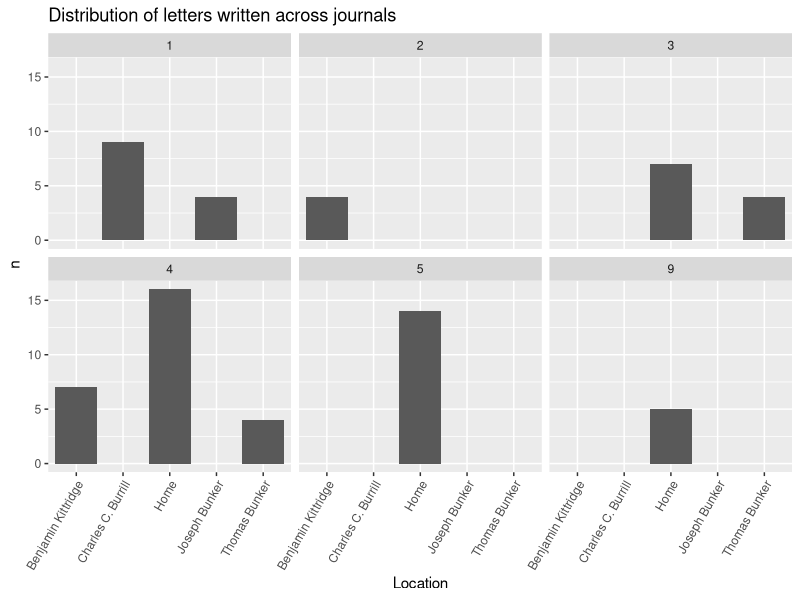
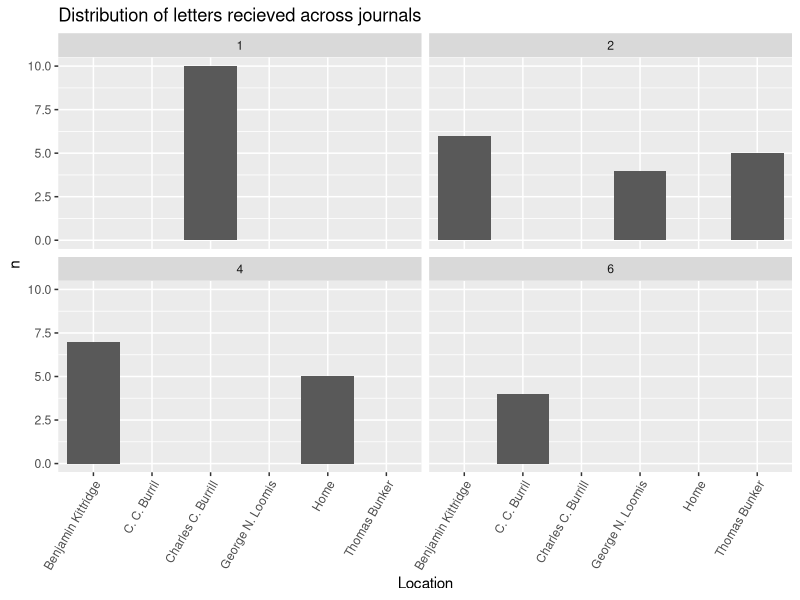
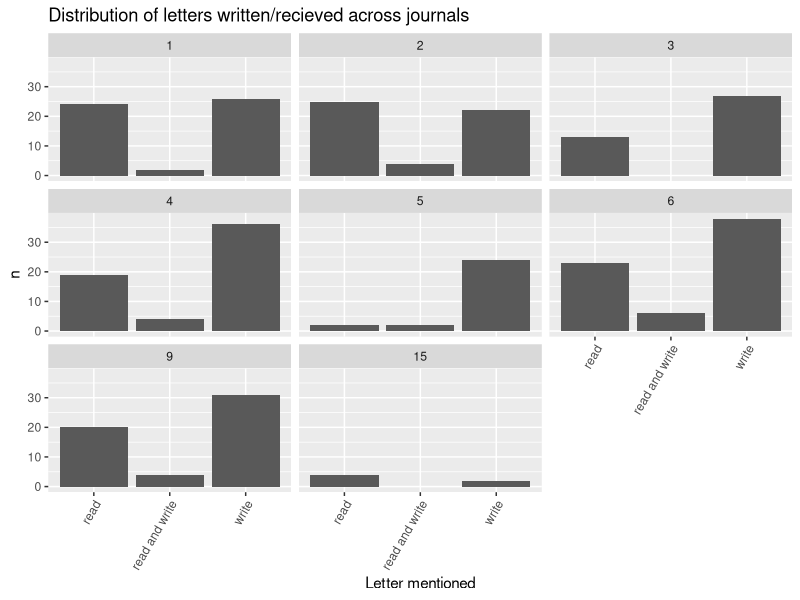
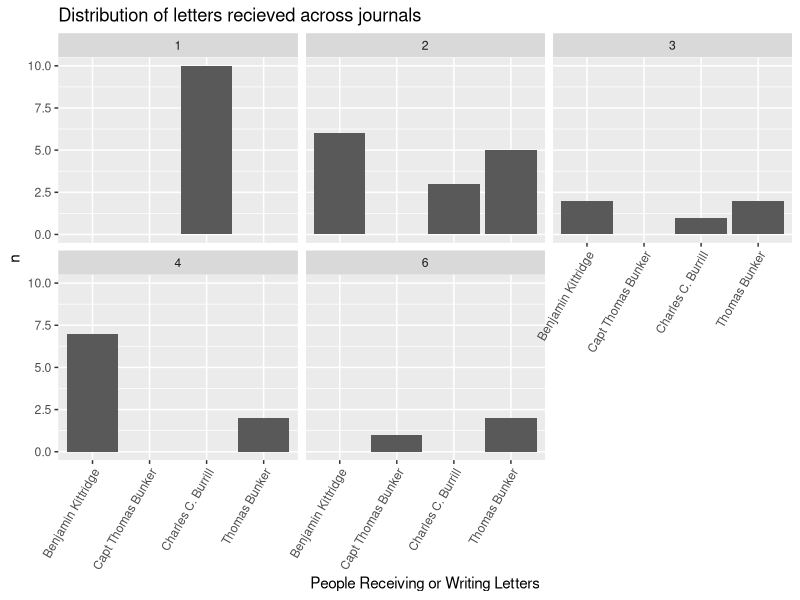
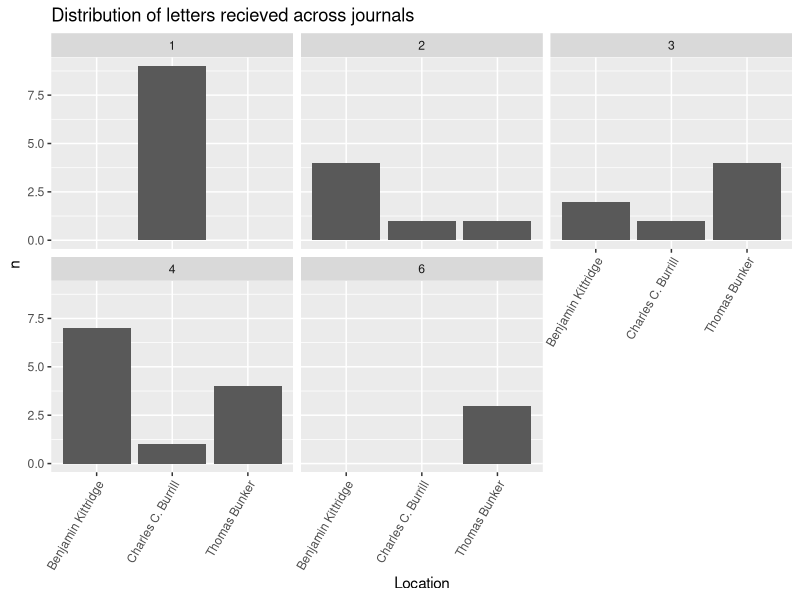

Recreate these plots in R, in order.
## ---- chunk 1
#install.packages(c("tidyverse", 
 #                  "tidytext",
  #                 "stopwords",
   #                "widyr",
    #               "tidygraph",
     #              "tidylo",
      #             "ggraph",
       #            "wordcloud",
        #           "dplyr"))
## ---- chunk 2
library(dplyr)
library(tidyverse)
library("magrittr") 
library(tidyverse)
library(tidytext)
## ---- chunk 3
library(readr)
journal_71_72 <- read_csv("Data_Sets/journal_1871_1872 - Sheet1 (1).csv")
journal_73 <- read_csv("Data_Sets/journal_1873 - Sheet1.csv")
journal_74 <- read_csv("Data_Sets/journal_1874 - Sheet1.csv")
journal_75 <- read_csv("Data_Sets/journal_1875 - Sheet1.csv")
journal_76 <- read_csv("Data_Sets/journal_1876 - Sheet1.csv")
journal_77 <- read_csv("Data_Sets/journal_1877 - Sheet1.csv")
journal_80 <- read_csv("Data_Sets/journal_1880 - Sheet1.csv")
journal_83 <- read_csv("Data_Sets/journal_1883 - Sheet1.csv")
journal_84 <- read_csv("Data_Sets/journal_1884 - Sheet1.csv")
journal_86 <- read_csv("Data_Sets/journal_1886 - Sheet1.csv")

## ---- chunk 4
journal_71_72$journal <- 1
journal_73$journal <- 2
journal_74$journal <- 3
journal_75$journal <- 4
journal_76$journal <- 5
journal_77$journal <- 6

journal_80$journal <- 9

journal_83$journal <- 12
journal_84$journal <- 13

journal_86$journal <- 15
## ---- chunk 5
journal_71_72 <- journal_71_72 %>%
  rename(transcription_accuracy = transcription) %>%
  mutate(image_path = as.character(image_path)) %>%
  mutate(image_description = as.character(image_description))

journal_75 <- journal_75 %>%
  mutate(quantity = as.character(quantity)) %>%
  mutate(latitude = as.logical(latitude)) %>%
  mutate(latitude_origin = as.logical(latitude_origin)) %>%
  mutate(longitude = as.logical(longitude)) %>%
  mutate(longitude_origin = as.logical(longitude_origin))

journal_76 <- journal_76 %>%
  mutate(quantity = as.character(quantity)) %>%
  mutate(latitude = as.logical(latitude)) %>%
  mutate(latitude_origin = as.logical(latitude_origin)) %>%
  mutate(longitude = as.logical(longitude)) %>%
  mutate(longitude_origin = as.logical(longitude_origin)) %>%
  mutate(image_path = as.character(image_path)) %>%
  mutate(image_description = as.character(image_description)) %>%
  mutate(noteworthy = as.logical(noteworthy))

journal_77 <- journal_77 %>%
  mutate(quantity = as.character(quantity)) %>%
  mutate(image_path = as.character(image_path)) %>%
  mutate(image_description = as.character(image_description)) %>%
  mutate(noteworthy = as.logical(noteworthy)) %>%
  mutate(temperature_am = as.logical(temperature_am))

journal_80 <- journal_80 %>%
  mutate(image_path = as.character(image_path)) %>%
  mutate(image_description = as.character(image_description)) %>%
  mutate(noteworthy = as.logical(noteworthy)) %>%
  mutate(temperature_am = as.logical(temperature_am)) %>%
  mutate(temperature_pm = as.logical(temperature_pm)) %>%
  mutate(temperature_night = as.logical(temperature_night))
  
journal_86 <- journal_86 %>%
  mutate(image_path = as.character(image_path)) %>%
  mutate(image_description = as.character(image_description)) %>%
  mutate(noteworthy = as.logical(noteworthy)) %>%
  mutate(temperature_am = as.logical(temperature_am)) %>%
  mutate(temperature_pm = as.logical(temperature_pm)) %>%
  mutate(temperature_night = as.logical(temperature_night)) %>%
  mutate(latitude = as.logical(latitude)) %>%
  mutate(recorder = as.character(recorder)) %>%
  mutate(notes = as.character(notes)) %>%
  select(- ...37)

journal_83 <- journal_83 %>%
  mutate(image_path = as.character(image_path)) %>%
  mutate(image_description = as.character(image_description)) %>%
  mutate(noteworthy = as.logical(noteworthy)) %>%
  mutate(temperature_am = as.logical(temperature_am)) %>%
  mutate(latitude = as.logical(latitude)) %>%
  mutate(latitude_origin = as.logical(latitude_origin)) %>%
  mutate(longitude_origin = as.logical(longitude_origin)) %>%
  mutate(letter_from = as.character(letter_from))
  
journal_84 <- journal_84 %>%
  mutate(image_path = as.character(image_path)) %>%
  mutate(image_description = as.character(image_description)) %>%
  mutate(noteworthy = as.logical(noteworthy)) %>%
  mutate(temperature_am = as.logical(temperature_am)) %>%
  mutate(latitude = as.logical(latitude)) %>%
  mutate(latitude_origin = as.logical(latitude_origin)) %>%
  mutate(letter_to = as.character(letter_to))%>%
  mutate(notes = as.character(notes))
## ---- chunk 6
journals <- dplyr::bind_rows(journal_71_72, journal_73, journal_74, journal_75, journal_76, journal_77, journal_80, journal_86)
## ---- chunk 7
letters <- journals %>%
  filter(letter != "no letter")
## ---- chunk 8
read_letters <- letters %>%
  filter(letter_from != "NA")
  
## ---- chunk 9
write_letters <- letters %>%
  filter(letter_to != "NA")
## ---- chunk 10
read_letters <- read_letters %>%
  separate(letter_from, c("person_1", "person_2", "person_3", "person_4"), sep = ",")
## ---- chunk 11
per_1 <- read_letters %>%
  select(person_1, journal, journal_entry, date_mdy, month, transcription_accuracy, location, location_accuracy, local_place, local_place_accuracy, latitude,latitude_origin, longitude, longitude_origin, quantity, unit, item, letter, wind_direction_am, wind_direction_pm, wind_direction_night, weather_condition_am, weather_condition_pm, weather_condition_night, temperature_am, temperature_pm, temperature_night, image_path, image_description, recorder, notes, noteworthy, second_check) %>%
  rename(from = person_1)
per_2 <- read_letters %>%
  select(person_2, journal, journal_entry, date_mdy, month, transcription_accuracy, location, location_accuracy, local_place, local_place_accuracy, latitude,latitude_origin, longitude, longitude_origin, quantity, unit, item, letter, wind_direction_am, wind_direction_pm, wind_direction_night, weather_condition_am, weather_condition_pm, weather_condition_night, temperature_am, temperature_pm, temperature_night, image_path, image_description, recorder, notes, noteworthy, second_check) %>%
  rename(from = person_2)
per_3 <- read_letters %>%
  select(person_3, journal, journal_entry, date_mdy, month, transcription_accuracy, location, location_accuracy, local_place, local_place_accuracy, latitude,latitude_origin, longitude, longitude_origin, quantity, unit, item, letter, wind_direction_am, wind_direction_pm, wind_direction_night, weather_condition_am, weather_condition_pm, weather_condition_night, temperature_am, temperature_pm, temperature_night, image_path, image_description, recorder, notes, noteworthy, second_check) %>%
  rename(from = person_3)
per_4 <- read_letters %>%
  select(person_4, journal, journal_entry, date_mdy, month, transcription_accuracy, location, location_accuracy, local_place, local_place_accuracy, latitude,latitude_origin, longitude, longitude_origin, quantity, unit, item, letter, wind_direction_am, wind_direction_pm, wind_direction_night, weather_condition_am, weather_condition_pm, weather_condition_night, temperature_am, temperature_pm, temperature_night, image_path, image_description, recorder, notes, noteworthy, second_check) %>%
  rename(from = person_4)

read_letters <- dplyr::bind_rows(per_1, per_2, per_3, per_4)
## ---- chunk 12
read_letters <- read_letters %>%
  mutate(from = str_to_title(from)) %>%
  mutate(from = trimws(from, "both")) %>%
  filter(from != "NA")
## ---- chunk 13
(read_count <- read_letters %>%
   filter(from!= "NA") %>%
    count(from, sort = TRUE))
## ---- chunk 14
write_letters <- write_letters %>%
  separate(letter_to, c("person_1", "person_2", "person_3", "person_4"), sep = ",")
## ---- chunk 15
per_1 <- write_letters %>%
  select(person_1, journal, journal_entry, date_mdy, month, transcription_accuracy, location, location_accuracy, local_place, local_place_accuracy, latitude,latitude_origin, longitude, longitude_origin, quantity, unit, item, letter, wind_direction_am, wind_direction_pm, wind_direction_night, weather_condition_am, weather_condition_pm, weather_condition_night, temperature_am, temperature_pm, temperature_night, image_path, image_description, recorder, notes, noteworthy, second_check) %>%
  rename(to = person_1)
per_2 <- write_letters %>%
  select(person_2, journal, journal_entry, date_mdy, month, transcription_accuracy, location, location_accuracy, local_place, local_place_accuracy, latitude,latitude_origin, longitude, longitude_origin, quantity, unit, item, letter, wind_direction_am, wind_direction_pm, wind_direction_night, weather_condition_am, weather_condition_pm, weather_condition_night, temperature_am, temperature_pm, temperature_night, image_path, image_description, recorder, notes, noteworthy, second_check) %>%
  rename(to = person_2)
per_3 <- write_letters %>%
  select(person_3, journal, journal_entry, date_mdy, month, transcription_accuracy, location, location_accuracy, local_place, local_place_accuracy, latitude,latitude_origin, longitude, longitude_origin, quantity, unit, item, letter, wind_direction_am, wind_direction_pm, wind_direction_night, weather_condition_am, weather_condition_pm, weather_condition_night, temperature_am, temperature_pm, temperature_night, image_path, image_description, recorder, notes, noteworthy, second_check) %>%
  rename(to = person_3)
per_4 <- write_letters %>%
  select(person_4, journal, journal_entry, date_mdy, month, transcription_accuracy, location, location_accuracy, local_place, local_place_accuracy, latitude,latitude_origin, longitude, longitude_origin, quantity, unit, item, letter, wind_direction_am, wind_direction_pm, wind_direction_night, weather_condition_am, weather_condition_pm, weather_condition_night, temperature_am, temperature_pm, temperature_night, image_path, image_description, recorder, notes, noteworthy, second_check) %>%
  rename(to = person_4)

write_letters <- dplyr::bind_rows(per_1, per_2, per_3, per_4)
## ---- chunk 16
write_letters <- write_letters %>%
  mutate(to = str_to_title(to)) %>%
  mutate(to = trimws(to, "both")) %>%
  filter(to != "NA")
## ---- chunk 17
(write_count <- write_letters %>%
   filter(to != "NA") %>%
    count(to, sort = TRUE))

## ---- chunk 18
ben_kitt <-letters %>%
  filter(grepl('Benjamin Kittridge|benjamin kittridge', letter_from))
ben_kitt_2 <-letters %>%
  filter(grepl('Benjamin Kittridge|benjamin kittridge', letter_to))

ben_kitt <- dplyr::bind_rows(ben_kitt, ben_kitt_2)
## ---- chunk 19
(BK_words <- ben_kitt %>%
    unnest_tokens(word, journal_entry) %>%
    count(journal, word, sort = TRUE) %>%
    filter(!word %in% stop_words$word))
## ---- chunk 20
bk_mention <-journals %>%
  filter(grepl('Benj. Kittridge|Benjamin Kittredge|Kittredge', journal_entry)) %>%
  filter(letter == "no letter")
## ---- chunk 21
(bk_word_xletter <- bk_mention %>%
  filter(letter == "no letter") %>%
    unnest_tokens(word, journal_entry) %>%
    count(journal, word, sort = TRUE) %>%
    filter(!word %in% stop_words$word))
## ---- chunk 22
CC_Burr <-letters %>%
  filter(grepl('Charles C. Burrill|C. C. Burrill', letter_from))
CC_Burr_2 <-letters %>%
  filter(grepl('Charles C. Burrill|C. C. Burrill', letter_to))

CC_Burr <- dplyr::bind_rows(CC_Burr, CC_Burr_2)
## ---- chunk 23
(CC_words <- CC_Burr %>%
    unnest_tokens(word, journal_entry) %>%
    count(journal, word, sort = TRUE) %>%
    filter(!word %in% stop_words$word))
## ---- chunk 24
CB_mention <-journals %>%
  filter(grepl('CC Burrill|C.C. Burrill|C. C. Burrill|C C Burrill| Charles C. Burrill| Charles C Burrill|Chas. C. Burrill', journal_entry)) %>%
  filter(letter == "no letter")
## ---- chunk 25
(cb_word_xletter <- CB_mention %>%
  filter(letter == "no letter") %>%
    unnest_tokens(word, journal_entry) %>%
    count(journal, word, sort = TRUE) %>%
    filter(!word %in% stop_words$word))
## ---- chunk 26
Tom_Bunk <-letters %>%
  filter(grepl('Thomas Bunker', letter_from))
Tom_Bunk_2 <-letters %>%
  filter(grepl('Thomas Bunker', letter_to))

Tom_Bunk <- dplyr::bind_rows(Tom_Bunk, Tom_Bunk_2)
## ---- chunk 27
(TB_words <- Tom_Bunk %>%
    unnest_tokens(word, journal_entry) %>%
    count(journal, word, sort = TRUE) %>%
    filter(!word %in% stop_words$word))
## ---- chunk 28
tb_mention <-journals %>%
  filter(grepl('Thomas Bunker|Thom Bunker|thomas Bunker', journal_entry)) %>%
  filter(letter == "no letter")
## ---- chunk 29
(tb_word_xletter <- tb_mention %>%
  filter(letter == "no letter") %>%
    unnest_tokens(word, journal_entry) %>%
    count(journal, word, sort = TRUE) %>%
    filter(!word %in% stop_words$word))
## ---- chunk 30
JF_King <-letters %>%
  filter(grepl('J.F. Kingsley|J.F.K|JFK|Jfk|J F Kingsley| J. F. Kingsley', letter_from))
JF_King_2 <-letters %>%
  filter(grepl('J.F. Kingsley|J.F.K|JFK|Jfk|J F Kingsley| J. F. Kingsley', letter_to))

JF_King <- dplyr::bind_rows(JF_King, JF_King_2)
## ---- chunk 31
(JFK_words <- JF_King %>%
    unnest_tokens(word, journal_entry) %>%
    count(journal, word, sort = TRUE) %>%
    filter(!word %in% stop_words$word))
## ---- chunk 32
jfk_mention <-journals %>%
  filter(grepl('J.F. Kingsley|J.F.K|JFK|Jfk|J F Kingsley| J. F. Kingsley', journal_entry)) 
## ---- chunk 33
(jfk_word_xletter <- jfk_mention %>%
    unnest_tokens(word, journal_entry) %>%
    count(journal, word, sort = TRUE) %>%
    filter(!word %in% stop_words$word))
## ---- chunk 34
count_1 <- write_letters %>%
    filter(journal == 1) %>%
           count(to) 
count_2 <- write_letters %>%
    filter(journal == 2) %>%
           count(to) 
count_3 <- write_letters %>%
    filter(journal == 3) %>%
           count(to)
count_4 <- write_letters %>%
    filter(journal == 4) %>%
           count(to)
count_5 <- write_letters %>%
    filter(journal == 5) %>%
           count(to)
count_6 <- write_letters %>%
    filter(journal == 6) %>%
           count(to) 
count_9 <- write_letters %>%
    filter(journal == 9) %>%
           count(to)
count_12 <- write_letters %>%
    filter(journal == 12) %>%
           count(to)
count_13 <- write_letters %>%
    filter(journal == 13) %>%
           count(to)
count_15 <- write_letters %>%
    filter(journal == 15) %>%
           count(to) 

## ---- chunk 35
count_1$journal <- 1
count_2$journal <- 2
count_3$journal <- 3
count_4$journal <- 4
count_5$journal <- 5
count_6$journal <- 6
count_9$journal <- 9
count_12$journal <- 12
count_13$journal <- 13
count_15$journal <- 15
## ---- chunk 36

to_count <- dplyr::bind_rows(count_1, count_2, count_3, count_4, count_5, count_6, count_9, count_12,count_13, count_15)
## ---- chunk 37
to_count %>%
  group_by(journal) %>%
   filter(n > 3) %>%
  ggplot(aes(x=to, y=n)) + 
   geom_bar(stat = "identity")+
   facet_wrap(vars(journal))+
    theme(axis.text.x = element_text(angle = 60, hjust = 1))+
   labs(y = "n", x = "Location", title = "Distribution of letters written across journals")
## ---- chunk 38
count_1 <- read_letters %>%
    filter(journal == 1) %>%
           count(from) 
count_2 <- read_letters %>%
    filter(journal == 2) %>%
           count(from) 
count_3 <- read_letters %>%
    filter(journal == 3) %>%
           count(from)
count_4 <- read_letters %>%
    filter(journal == 4) %>%
           count(from)
count_5 <- read_letters %>%
    filter(journal == 5) %>%
           count(from)
count_6 <- read_letters %>%
    filter(journal == 6) %>%
           count(from) 
count_9 <- read_letters %>%
    filter(journal == 9) %>%
           count(from)
count_12 <- read_letters %>%
    filter(journal == 12) %>%
           count(from)
count_13 <- read_letters %>%
    filter(journal == 13) %>%
           count(from)
count_15 <- read_letters %>%
    filter(journal == 15) %>%
           count(from) 

## ---- chunk 39
count_1$journal <- 1
count_2$journal <- 2
count_3$journal <- 3
count_4$journal <- 4
count_5$journal <- 5
count_6$journal <- 6
count_9$journal <- 9
count_12$journal <- 12
count_13$journal <- 13
count_15$journal <- 15
## ---- chunk 40

from_count <- dplyr::bind_rows(count_1, count_2, count_3, count_4, count_5, count_6, count_9, count_12,count_13, count_15)
## ---- chunk 41
from_count %>%
  group_by(journal) %>%
   filter(n > 3) %>%
  ggplot(aes(x=from, y=n)) + 
   geom_bar(stat = "identity")+
   facet_wrap(vars(journal))+
    theme(axis.text.x = element_text(angle = 60, hjust = 1))+
   labs(y = "n", x = "Location", title = "Distribution of letters recieved across journals")
## ---- chunk 42
count_1 <- letters %>%
    filter(journal == 1) %>%
           count(letter) 
count_2 <- letters %>%
    filter(journal == 2) %>%
           count(letter) 
count_3 <- letters %>%
    filter(journal == 3) %>%
           count(letter)
count_4 <- letters %>%
    filter(journal == 4) %>%
           count(letter)
count_5 <- letters %>%
    filter(journal == 5) %>%
           count(letter)
count_6 <- letters %>%
    filter(journal == 6) %>%
           count(letter) 
count_9 <- letters %>%
    filter(journal == 9) %>%
           count(letter)
count_12 <- letters %>%
    filter(journal == 12) %>%
           count(letter)
count_13 <- letters %>%
    filter(journal == 13) %>%
           count(letter)
count_15 <- letters %>%
    filter(journal == 15) %>%
           count(letter) 

## ---- chunk 43
count_1$journal <- 1
count_2$journal <- 2
count_3$journal <- 3
count_4$journal <- 4
count_5$journal <- 5
count_6$journal <- 6
count_9$journal <- 9
count_12$journal <- 12
count_13$journal <- 13
count_15$journal <- 15
## ---- chunk 44

letter_count <- dplyr::bind_rows(count_1, count_2, count_3, count_4, count_5, count_6, count_9, count_12,count_13, count_15)
## ---- chunk 45
letter_count %>%
  group_by(journal) %>%
 #  filter(n > 3) %>%
  ggplot(aes(x=letter, y=n)) + 
   geom_bar(stat = "identity")+
   facet_wrap(vars(journal))+
    theme(axis.text.x = element_text(angle = 60, hjust = 1))+
   labs(y = "n", x = "Letter mentioned", title = "Distribution of letters written/recieved across journals")
## ---- chunk 46
top_from <- dplyr::filter(from_count, grepl('C. C. Burill|C.C. Burrill|C.c. Burrill|CC Burrill|Charles C. Burrill|Charles C Burill|Benjamin Kittridge|Thomas Bunker|J.F. Kingsley|J.F.K|JFK|Jfk|J F Kingsley| J. F. Kingsley', from))

## ---- chunk 47
top_from %>%
  group_by(journal) %>%
  ggplot(aes(x=from, y=n)) + 
   geom_bar(stat = "identity")+
   facet_wrap(vars(journal))+
    theme(axis.text.x = element_text(angle = 60, hjust = 1))+
   labs(y = "n", x = "People Receiving or Writing Letters", title = "Distribution of letters recieved across journals")
## ---- chunk 48
mapping <- c("Capt. Thomas Bunker" = "Thomas Bunker", "Stephen Southard Thomas Bunker" = "Thomas Bunker", "Thomas Bunker" = "Thomas Bunker", "Charles C. Burrill" = "Charles C. Burrill",  "Benjamin Kittridge" = "Benjamin Kittridge")

top_to <- dplyr::filter(to_count, grepl('C. C. Burill|C.C. Burrill|C.c. Burrill|CC Burrill|Charles C. Burrill|Charles C Burill|Benjamin Kittridge|Thomas Bunker|Capt. Thomas Bunker|J.F. Kingsley|J.F.K|JFK|Jfk|J F Kingsley| J. F. Kingsley', to))
  
top_to$to <- mapping[as.character(top_to$to)]
  
top_to <- top_to %>%  
  filter(to != "NA")
  
## ---- chunk 49
top_to %>%
  group_by(journal) %>%
  ggplot(aes(x=to, y=n)) + 
   geom_bar(stat = "identity")+
   facet_wrap(vars(journal))+
    theme(axis.text.x = element_text(angle = 60, hjust = 1))+
   labs(y = "n", x = "Location", title = "Distribution of letters recieved across journals")
## ---- chunk 50
#mapping <- c("74250" = 1, "8000" = 2, "9000" = 3)
#data$Week_Number <- mapping[as.character(data$Process_ID)]

#https://forum.posit.co/t/creating-a-new-column-based-on-another-column/109464/6
## ---- chunk 51
Top_2 <-   
  dplyr::filter(write_letters, grepl('C. C. Burill|C.C. Burrill|C.c. Burrill|CC Burrill|Charles C. Burrill|Charles C Burill|Benjamin Kittridge|Thomas Bunker|Capt. Thomas Bunker|J.F. Kingsley|J.F.K|JFK|Jfk|J F Kingsley| J. F. Kingsley', to))%>%
  rename(person = to)
Top_f <-
  dplyr::filter(read_letters, grepl('C. C. Burill|C.C. Burrill|C.c. Burrill|CC Burrill|Charles C. Burrill|Charles C Burill|Benjamin Kittridge|Thomas Bunker|Capt. Thomas Bunker|J.F. Kingsley|J.F.K|JFK|Jfk|J F Kingsley| J. F. Kingsley', from))%>%
  rename(person = from)

top <- dplyr::bind_rows(Top_2, Top_f)
## ---- chunk 52
mapping <- c("Charles C. Burrill" = 44.5434, "Benjamin Kittridge" = 44.387699, "Thomas Bunker" = 44.2534, "Capt Thomas Bunker" = 44.2534, "Stephen Southard Thomas Bunker" = 44.2534)

top$latitude_to <- mapping[as.character(top$person)]
## ---- chunk 53
mapping <- c("Charles C. Burrill" = -68.4195, "Benjamin Kittridge" = -68.212219, "Thomas Bunker" = -68.1837, "Capt Thomas Bunker" = -68.1837, "Stephen Southard Thomas Bunker" = -68.1837)

top$longitude_to <- mapping[as.character(top$person)]
## ---- chunk 54
mapping <- c("Winter Harbor" = 44.3948,                     
"West Gouldsboro, Winter Harbor" = 44.3948, 
# "NA"
"West Gouldsboro" = 44.4695,       
"Winter Harbor, Mark Island, Winter Harbor" = 44.3948,
"Hog Island, Jones Cove" = 44.4687,      
# "Salem"                                    
"Boston"  = 42.3601,                                 
"Stave Island, Winter Harbor" = 44.3948,          
"Prospect Harbor" = 44.4033,                       
"Ellsworth" = 44.5434,                  
"Bangor" = 44.8016,        
"Winter Harbor, West Gouldsboro" = 44.3948,      
"Winter Harbor, Turtle Isle, Winter Harbor" = 44.3948,
"Winter Harbor, Iron Bound, Winter Harbor" = 44.3948,
"Hancock, Petit Manan, Winter Harbor" = 44.3948, 
"Deer Isle, Bass Harbor, Winter Harbor"  = 44.3948,  
"Duck Islands, Winter Harbor" = 44.3948,
"Bass Habor, Winter Harbor"= 44.3948
# "Albany Railroad Wharf"  
)
top$latitude <- mapping[as.character(top$location)]
## ---- chunk 55
mapping <- c("Winter Harbor" = -68.0830,                     
"West Gouldsboro, Winter Harbor"= -68.0830,  
# "NA"
"West Gouldsboro" = -68.0903,               
"Winter Harbor, Mark Island, Winter Harbor" = -68.0830,
"Hog Island, Jones Cove" = -68.1017,
# "Salem"                                    
"Boston" = -71.0589,                               
"Stave Island, Winter Harbor" = -68.0830,           
"Prospect Harbor" = 68.0254,                      
"Ellsworth" = -68.4195,                   
"Bangor" = -68.7712,                       
"Winter Harbor, West Gouldsboro" = -68.0830,
"Winter Harbor, Turtle Isle, Winter Harbor" = -68.0830,
"Winter Harbor, Iron Bound, Winter Harbor" = -68.0830,
"Hancock, Petit Manan, Winter Harbor" = -68.0830,
"Deer Isle, Bass Harbor, Winter Harbor" = -68.0830,
"Duck Islands, Winter Harbor" = -68.0830, 
"Bass Habor, Winter Harbor" = -68.0830  
# "Albany Railroad Wharf"  
)

top$longitude <- mapping[as.character(top$location)]
## ---- chunk 56
write.csv(top, "letter.csv", row.names=FALSE)
